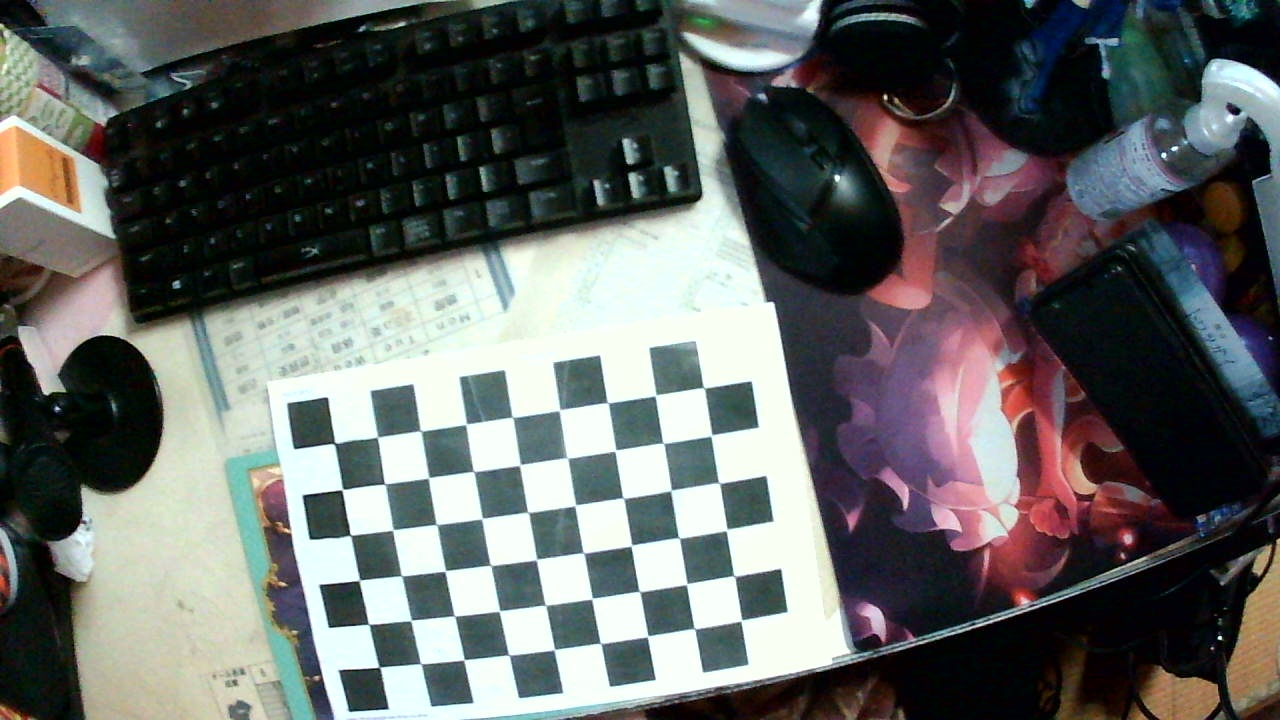
//> input picture build/calibrate_img/left/000000.jpg, 1280 x 720 px
$ ./test_pm   (built with g++ and OpenCV 4)
//> lines starting //> are read from the running program, lines starting //| are printed output that depends on the picture
#include <opencv2/opencv.hpp>

#include <cstdio>
#include <iostream>
#include <fstream>
#include <stdio.h>
#include <stdlib.h>
#include <time.h>
#include <unistd.h>
#include <vector>
#include <omp.h>
#include <time.h>
#include <numeric>
#include <algorithm>
#include <thread>
#include <mutex>
#include <condition_variable>
#include <deque>
#include <functional>
#include <random>
#include <filesystem>
#include <chrono>
#include <boost/property_tree/ptree.hpp>
#include <boost/property_tree/xml_parser.hpp>
#include <boost/foreach.hpp>
#include <boost/lexical_cast.hpp>

#define USE_OPENMP
#if defined(_OPENMP) && defined(USE_OPENMP)
#ifdef _WIN32
#define OMP_PARALLEL_FOR __pragma(omp parallel for)
#else
#define OMP_PARALLEL_FOR _Pragma("omp parallel for")
#endif
#else
#define OMP_PARALLEL_FOR
#endif

#if _DEBUG
#pragma comment(lib, "opencv_core248d.lib")
#pragma comment(lib, "opencv_highgui248d.lib")
#pragma comment(lib, "opencv_imgproc248d.lib")
#pragma comment(lib, "opencv_contrib248d.lib")
#pragma comment(lib, "opencv_calib3d248d.lib")
#pragma comment(lib, "opencv_features2d248d.lib")
#pragma comment(lib, "opencv_nonfree248d.lib")
#else
#pragma comment(lib, "opencv_core248.lib")
#pragma comment(lib, "opencv_highgui248.lib")
#pragma comment(lib, "opencv_imgproc248.lib")
#pragma comment(lib, "opencv_contrib248.lib")
#pragma comment(lib, "opencv_calib3d248.lib")
#pragma comment(lib, "opencv_features2d248.lib")
#pragma comment(lib, "opencv_nonfree248.lib")
#endif

std::string dir = "images/Tsukuba0";
std::string tag = ".jpg";

int DB_dir_num = 0;
int Cam_dir_num = 2;

/*
    Width   Height
    4032    2268
    1280    720
    1024    576
    896     504
    768     432
    640     360
    512     288
    384     216
*/

const int WIDTH = 1280; // 1280 896
const int HEIGHT = 720; // 720 504
int D_MAG = 15;         // H = 距離ｘ倍率(H<150)  ex) 最長距離を10mにしたければ倍率を15にすればよい
static std::mutex m;

int FOCUS = 24;                                                // 焦点 mm
float IS_WIDTH = 4.8;                                          // 撮像素子の横 1/3レンズなら4.8mm
float IS_HEIGHT = 3.6;                                         // 撮像素子の縦 1/3レンズなら3.6mm
float PXL_WIDTH = (IS_WIDTH / WIDTH);                          // 1pixelあたりの横の長さ mm
float PXL_HEIGHT = (IS_HEIGHT / HEIGHT);                       // 1pixelあたりの縦の長さ mm
int CAM_DIS = 10;                                              // カメラ間の距離 10cm
double D_CALI = (FOCUS * (CAM_DIS * 10)) / (PXL_WIDTH * 1000); // 距離を求めるのに必要な定数項 mで換算 式(焦点(mm) * カメラ間距離(cm))/(1pixel長(mm)*画像内の距離)

const int NTSS_GRAY = 0;
const int NTSS_RGB = 1;

const int WIN_SIZE = 5;

const int L2R = -1;
const int R2L = 1;
const int STEREO_MATCH_MODE = L2R;

const int SEARCH_RANGE = 128;

const int COLOR_MODE = NTSS_GRAY;

const int DO_ILBP = 1;

std::vector<int> UNIFORMED_LUT(256, 0);

/*
    test data
    images/20231231/left/004567.jpg
    images/20240220/left/000036.jpg
    images/20240327/left/000339.jpg
    images/test_img/left.JPG
*/
const std::string LEFT_IMG = "images/20240220/left/000000.jpg";
const std::string RIGHT_IMG = "images/20240220/right/000000.jpg";

void print_elapsed_time(clock_t begin, clock_t end)
{
    float elapsed = (float)(end - begin) / CLOCKS_PER_SEC;
    printf("Elapsed Time: %15.15f sec\n", elapsed);
}

// ブロックマッチングに使うかもしれない構造体
class BM
{
public:
    int x;
    int y;
    int sum;

public:
    BM()
    {
    }

public:
    BM(const int origin_x, const int origin_y, const int s)
    {
        x = origin_x;
        y = origin_y;
        sum = s;
    }

public:
    BM(const BM &BM)
    {
        x = BM.x;
        y = BM.y;
        sum = BM.sum;
    }

public:
    // [5 lines left out: function get_ELEMENTS, not called in this run]
};

// ブロックマッチングの結果を保持するマルチスレッド用のクラス
class BLOCK_MATCHING
{
public:
    int origin_x, origin_y;
    double depth;

public:
    // [13 lines left out: functions BLOCK_MATCHING, BLOCK_MATCHING, not called in this run]

public:
    // [5 lines left out: function get_ELEMENTS, not called in this run]
};

struct CORRES
{
    int x;
    int y;
    int SAD;
};

struct POSITION
{
    int x;
    int y;
};

struct RESULT_SIM_BM
{
    int x;
    int y;
    int SAD;
    double depth;
};

struct DEPTH_MAT
{
    std::vector<std::vector<RESULT_SIM_BM>> conv_map;
    cv::Mat depth;
};

// マウス入力用のパラメータ
struct mouseParam
{
    int x;
    int y;
    int event;
    int flags;
};

// コールバック関数
// [9 lines left out: function CallBackFunc, not called in this run]

int LBP_filter[3][3] = {{64, 32, 16},
                        {128, 0, 8},
                        {1, 2, 4}};

// [27 lines left out: function cvt_LBP, not called in this run]

void cvt_ILBP(const cv::Mat &src, cv::Mat &dst)
{
    cv::Mat lbp = cv::Mat(src.rows, src.cols, CV_8UC1);
    lbp = cv::Scalar::all(0);
    cv::Mat padsrc;
    // cv::cvtColor(padsrc, padsrc, cv::COLOR_BGR2GRAY);
    copyMakeBorder(src, padsrc, 1, 1, 1, 1, cv::BORDER_REPLICATE);

    // cv::imshow("first", src);
    // cv::imshow("third", lbp);

    int ave = 0;
    for (int x = 1; x < padsrc.cols - 1; x++)
    {
        for (int y = 1; y < padsrc.rows - 1; y++)
        {
            for (int i = 0; i < 3; i++)
            {
                for (int j = 0; j < 3; j++)
                {
                    ave += (int)padsrc.at<unsigned char>(y - 1 + j, x - 1 + i);
                }
            }
            ave /= 8;
            for (int i = 0; i < 3; i++)
            {
                for (int j = 0; j < 3; j++)
                {
                    // std::cout << ave << " " << (int)padsrc.at<unsigned char>(y - 1 + j, x - 1 + i) <<std::endl;
                    if (padsrc.at<unsigned char>(y - 1 + j, x - 1 + i) >= ave)
                        lbp.at<unsigned char>(y - 1, x - 1) += LBP_filter[i][j];
                }
            }
            for (int i = 0; i < 3; i++)
            {
                for (int j = 0; j < 3; j++)
                {
                    // std::cout << ave << " " << (int)padsrc.at<unsigned char>(y - 1 + j, x - 1 + i) <<std::endl;
                    lbp.at<unsigned char>(y - 1, x - 1) = UNIFORMED_LUT[lbp.at<unsigned char>(y - 1, x - 1)];
                    // std::cout << (int)lbp.at<unsigned char>(y - 1, x - 1) << std::endl;
                }
            }
        }
    }
    dst = lbp.clone();
    // cv::imshow("second", lbp);
}

void make_LUT(std::vector<int> &lut)
{
    std::cout << "make_LUT start" << std::endl;
    std::ifstream ifs("tools/Uniformed_LBP_Table.txt");
    std::string str;
    int count = 0;
    if (ifs.fail())
    {
        std::cout << "not lut file" << std::endl;
        return;
    }

    while (getline(ifs, str))
    {
        lut[count] = atoi(str.c_str());
        if (lut[count] != 0)
        {
            double dist = 255 / 35;
            lut[count] = dist * lut[count];
        }
        count++;
    }
    std::cout << "make_LUT end" << std::endl;
}
// シンプルなブロックマッチング グレースケール
// [117 lines left out: function sim_BM, not called in this run]

RESULT_SIM_BM sim_rBM(const cv::Mat &block, const cv::Mat &src, int origin_x, int origin_y, int mode, int LorR)
{
    RESULT_SIM_BM result = {0, 0, -1, 0};
    int debug = 0;
    if (debug == 1)
        std::cout << "start sim_BM" << std::endl;

    cv::Mat rect = src.clone();
    std::vector<BM> match_Result;
    int dist;
    double depth;
    int BM_size = 0;
    int sum = 0;
    int start_y = origin_y + 10;

    int start_x = 0;
    int search_range = 0;
    int end_lange = 0;

    int count = 0;

    /*
    if (DO_ILBP == 1)
    {
        for (int x = 0; x < block.cols; x++)
        {
            for (int y = 0; y < block.rows; y++)
            {
                if (block.at<unsigned char>(y, x) == 0)
                    count++;
            }
        }
    }
    if(debug == 1){
        std::cout << count << std::endl;
    }
    if (count >= 4)
        return result;
    //*/

    if (LorR == L2R)
    {
        start_x = origin_x - 0;
        search_range = WIDTH / 2;
    }
    else if (LorR == R2L)
    {
        start_x = origin_x - WIDTH / 2;
        search_range = 0;
    }
    end_lange = origin_x + search_range;

    if (start_x < 0)
        start_x = 0;
    if (end_lange > src.cols)
        end_lange = src.cols - WIN_SIZE;

    for (int x = start_x; x < end_lange; x += 1)
    {
        for (int y = start_y; y < start_y + (0) + 1; y++)
        {
            if (x < src.cols)
            {
                // std::cout << "matching search point (" << x << " " << y << ")" << std::endl;
                //  match_Result.resize(BM_size + 1);
                //  match_Result[BM_size].x = x;
                //  match_Result[BM_size].y = y;

                // std::cout << "start block matching" << std::endl;
                /*
                rect.copyTo(src);
                rect.convertTo(rect, CV_8UC3);
                cv::rectangle(rect, cv::Point(x, y), cv::Point(x + block.cols, y + block.rows), cv::Scalar(255, 0, 0), 1);
                cv::imshow("dd", rect);
                const int key = cv::waitKey(10);
                //*/
                for (int i = 0; i < block.cols; i++)
                {
                    for (int j = 0; j < block.rows; j++)
                    {
                        if (x + i >= 0 && y + j >= 0 && y + j < src.rows && x + i < src.cols)
                        {
                            // std::cout << x + i << " " << y + j << " " << (int)src.at<unsigned char>(y + j, x + i) << " " << (int)block.at<unsigned char>(j, i) << std::endl;
                            if (mode == NTSS_GRAY)
                            {
                                sum += abs(src.at<unsigned char>(y + j, x + i) - block.at<unsigned char>(j, i));
                            }
                            else if (mode == NTSS_RGB)
                            {
                                sum += abs(src.at<cv::Vec3b>(y + j, x + i)[0] - block.at<cv::Vec3b>(j, i)[0]) + abs(src.at<cv::Vec3b>(y + j, x + i)[1] - block.at<cv::Vec3b>(j, i)[1]) + abs(src.at<cv::Vec3b>(y + j, x + i)[2] - block.at<cv::Vec3b>(j, i)[2]);
                            }
                        }
                    }
                }
                // match_Result[BM_size].sum = sum;
                match_Result.push_back(BM(x, y, sum));
                // std::cout << "sum " << sum << std::endl;
                sum = 0;
                BM_size++;
            }
        }
    }
    std::sort(match_Result.begin(), match_Result.end(), [](const BM &alpha, const BM &beta)
              { return alpha.sum < beta.sum; });
    /*
    std::string file = "logs/stereo/" + std::to_string(origin_x) + "x" + std::to_string(origin_y) + ".txt";
    std::cout << file << std::endl;
    std::ofstream ofs(file);
    for(int i = 0; i< match_Result.size(); i++){
        ofs << match_Result[i].x << ", " << match_Result[i].y << ", " << match_Result[i].sum << "\n";
    }
    ofs.close();
    */
    if (debug == 1)
    {
        std::cout << "origin point (" << origin_x << " " << origin_y << ") matching point (" << match_Result[0].x << " " << match_Result[0].y << ") " << match_Result[0].sum << " " << match_Result.size();

        dist = sqrt(abs((origin_x - match_Result[0].x) * (origin_x - match_Result[0].x) + (origin_y - match_Result[0].y) * (origin_y - match_Result[0].x)));
        // if (debug == 1)
        std::cout << " distance = " << dist;

        depth = D_CALI / dist;
        // if (debug == 1)
        std::cout << " depth = " << depth << std::endl;
    }

    if (match_Result.empty() != 1)
    {
        result.x = match_Result[0].x;
        result.y = match_Result[0].y;
        result.SAD = match_Result[0].sum;
        // result.depth = depth;
    }

    return result;
}

// 深度マップから元画像ないの特定の距離のものを抽出する。
// [211 lines left out: functions get_depth, block_Matching, not called in this run]

void block_Matching(cv::Mat &block, const cv::Mat &src, std::vector<std::vector<RESULT_SIM_BM>> &conv_map, int block_size, int mode, int LorR)
{
    int debug = 0;
    int debug_img = 0;

    std::vector<int> time;
    std::vector<BLOCK_MATCHING> vec_bm;
    cv::Mat depth_map = cv::Mat(block.rows, block.cols, CV_8UC3);
    depth_map = cv::Scalar::all(0);
    cv::Mat depth_map_HSV = depth_map.clone();
    int b_size = block_size;
    if (b_size % 2 != 1)
        b_size++;

    int depth_H = 0;
    int x_count = 0;
    int y_count = 0;

    RESULT_SIM_BM result = {0, 0, 0, 0};

    clock_t begin = clock();

    // シングルスレッド
    ///*
    std::cout << "single thread" << std::endl;

    int i = 0;
    int j = 0;

    OMP_PARALLEL_FOR
#pragma omp private(depth_H, result, block, src, conv_map, x, y, i, j)
    for (int x = 0; x < conv_map.size(); x++)
    {
        for (int y = 0; y < conv_map[x].size(); y++)
        {
            if (y + b_size / 2 < block.rows && x + b_size / 2 < block.cols)
            {
                /*
                std::cout << "block ( y = " << b_size * (y) << " -> " << b_size * (y + 1) - 1 << ", "
                          << "x = " << b_size * (x) << " -> " << b_size * (x + 1) - 1 << ")" << std::endl;
                //*/
                conv_map[x][y] = sim_rBM(block(cv::Range(b_size * (y), b_size * (y + 1) - 1), cv::Range(b_size * (x), b_size * (x + 1) - 1)), src, b_size * (x), b_size * (y), COLOR_MODE, LorR);
                // std::cout << "now debug" << x << " " << y << " " << conv_map[x][y].x << std::endl;
                //  vec_bm.push_back(BLOCK_MATCHING(x, y, result.depth));
                //  conv_map[x][y].x = result.x;
                //  conv_map[x][y].y = result.y;
                //  conv_map[x][y].SAD = result.SAD;
            }
        }
    }
    clock_t end = clock();
    print_elapsed_time(begin, end);
}

// [675 lines left out: functions opticalflow_Initialize, opticalflow_Random_Search, opticalflow_Propagation, opticalflow_Propagation, make_Random_Map, make_Random_Map and 1 more, not called in this run]

void conv_map_to_depth_map(std::vector<std::vector<RESULT_SIM_BM>> &conv_map, cv::Mat &block, cv::Mat &dst)
{
    int depth_H = 0;
    double dist = 0;
    double depth = 0;
    int half_win = WIN_SIZE / 2;
    int div = WIN_SIZE / 2 + 1;
    cv::Mat depth_img = cv::Mat(block.rows, block.cols, CV_8UC3);
    for (int i = 0; i < block.cols / WIN_SIZE; i++)
    {
        for (int j = 0; j < block.rows / WIN_SIZE; j++)
        {
            if (conv_map[i][j].SAD == -1)
            {
                for (int bx = -1; bx <= 1; bx++)
                {
                    for (int by = -1; by <= 1; by++)
                    {
                        depth_img.at<cv::Vec3b>(3 * (j + 1) - 2 + by, 3 * (i + 1) - 2 + bx) = cv::Vec3b(0, 0, 0);
                    }
                }
            }
            else
            {
                dist = sqrt((WIN_SIZE * (i + 1) - div - conv_map[i][j].x) * (WIN_SIZE * (i + 1) - div - conv_map[i][j].x) + (WIN_SIZE * (j + 1) - div - conv_map[i][j].y) * (WIN_SIZE * (j + 1) - div - conv_map[i][j].y));
                // std::cout << 3 * (i + 1) - 2 << " " << conv_map[i][j].x << " " << 3 * (j + 1) - 2 << " " << conv_map[i][j].y << " " << dist << "    ->    ";
                depth = D_CALI / dist;
                // std::cout << depth << "    ->    ";
                depth_H = depth * D_MAG;
                if (depth_H > 150)
                    depth_H = 150;
                if (depth_H < 0)
                    depth_H = 0;
                // std::cout << depth_H << "\n";
                //  cv::rectangle(dst, cv::Point(3 * (i), 3 * (j)), cv::Point(3 * (i + 1) - 1, 3 * (j + 1) - 1), cv::Scalar(depth_H, 255, 255), cv::FILLED);
                ///*
                for (int bx = -half_win; bx <= half_win; bx++)
                {
                    for (int by = -half_win; by <= half_win; by++)
                    {
                        if (block.at<unsigned char>(WIN_SIZE * (j + 1) - div + by, WIN_SIZE * (i + 1) - div + bx) != 0)
                        {
                            depth_img.at<cv::Vec3b>(WIN_SIZE * (j + 1) - div + by, WIN_SIZE * (i + 1) - div + bx) = cv::Vec3b(depth_H, 255, 255);
                            conv_map[i][j].depth = depth;
                        }
                        else
                        {
                            depth_img.at<cv::Vec3b>(WIN_SIZE * (j + 1) - div + by, WIN_SIZE * (i + 1) - div + bx) = cv::Vec3b(0, 0, 0);
                            conv_map[i][j].depth = 0;
                        }
                    }
                }
                //*/
                // std::cout << "(" << 3 * (i + 1) - 2 << ", " << 3 * (j + 1) - 2 << ") " << conv_map[i][j].x << " " << conv_map[i][j].y << " " << conv_map[i][j].SAD << " " << depth_H << "\n";
            }
        }
    }
    cv::cvtColor(depth_img, dst, cv::COLOR_HSV2BGR);
}

// [35 lines left out: functions Outlier_Rejection, debug_matching_point, not called in this run]

void check_pixel(cv::Mat &src)
{
    std::string location_path = "logs/patch_match/pixel.txt";
    std::ofstream outputfile(location_path);

    for (int x = WIN_SIZE / 2; x < src.cols; x += WIN_SIZE)
    {
        for (int y = WIN_SIZE / 2; y < src.rows; y += WIN_SIZE)
        {
            for (int by = -1; by < 2; by++)
            {
                for (int bx = -1; bx < 2; bx++)
                {
                    if (COLOR_MODE == NTSS_GRAY)
                        outputfile << (int)src.at<unsigned char>(y + by, x + bx) << "\t";
                    else if (COLOR_MODE == NTSS_RGB)
                        outputfile << src.at<cv::Vec3b>(y + by, x + bx) << "\t";
                }
                outputfile << "\n";
            }
            outputfile << "\n\n";
        }
    }
    outputfile.close();
}

// [92 lines left out: functions rectAngle, opticalflow_PM, not called in this run]

void opticalflow_BM(cv::Mat &block, cv::Mat &src, DEPTH_MAT &dst, int block_size, int mode, int LorR)
{
    /*
    block       深度推定したい画像
    src         対応を探したい画像
    dst         深度マップを出力する画像
    block_size  探索フレームのサイズ基本3x3
    mode        グレースケールorカラー
    LorR        左から右か右から左
*/

    dst.depth = cv::Mat(block.rows, block.cols, CV_8UC3);
    std::cout << "start opticalflow_PM" << std::endl;
    cv::Mat frame = block.clone();
    cv::Mat frame2 = src.clone();
    if (block.cols % WIN_SIZE != 0 || block.rows % WIN_SIZE != 0)
    {
        cv::Mat padblock, padsrc;
        int r = 0;
        int l = 0;

        if (block.cols % block_size != 0)
            r = block_size - block.cols % block_size;

        if (block.rows % block_size != 0)
            l = block_size - block.rows % block_size;
        // 1280x720 -> 1281x720 1281 can devide by 3.
        copyMakeBorder(block, padblock, 0, l, 0, r, cv::BORDER_REPLICATE);
        copyMakeBorder(src, padsrc, 0, l, 0, r, cv::BORDER_REPLICATE);
        frame = padblock.clone();
        frame2 = padsrc.clone();
    }
    // std::vector<std::vector<CORRES>> conv_map(frame.cols / block_size, (std::vector<CORRES>(frame.rows / block_size, {0, 0, 0})));
    std::vector<std::vector<RESULT_SIM_BM>> conv_map(frame.cols / block_size, (std::vector<RESULT_SIM_BM>(frame.rows / block_size, {0, 0, 0, 0})));

    std::cout << "frame size : " << frame.size() << std::endl;
    std::cout << "frame2 size : " << frame2.size() << std::endl;
    std::cout << "conv_map size :  [" << conv_map.size() << ", " << conv_map[0].size() << "]" << std::endl;
    int conv_map_cols = frame.cols / block_size;
    int conv_map_rows = frame.rows / block_size;

    block_Matching(frame, frame2, conv_map, WIN_SIZE, COLOR_MODE, L2R);

    conv_map_to_depth_map(conv_map, frame, dst.depth);
    cv::imshow("test1", dst.depth);

    for (int i = 0; i < 0; i++)
    {
        opticalflow_Propagation(conv_map, frame, conv_map_cols, conv_map_rows, i);
        conv_map_to_depth_map(conv_map, frame, dst.depth);
        cv::imshow("test2", dst.depth);
        cv::waitKey(1000);
    }

    dst.conv_map = conv_map;
    // Outlier_Rejection(dst, block);

    // debug_matching_point(conv_map, frame2);
    // get_depth(dst, dst, block);
}

void test_PM()
{
    int debug = 1;
    cv::Mat left = cv::imread(LEFT_IMG, COLOR_MODE);
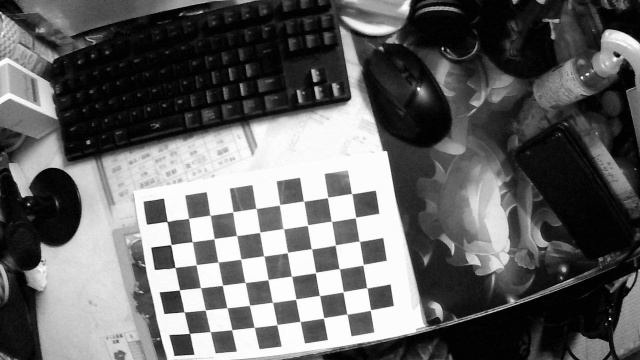
//> left: 720 rows x 1280 cols, CV_8UC1 (shown at 1/2 size); min 0, max 255, mean 99.6
    cv::Mat right = cv::imread(RIGHT_IMG, COLOR_MODE);
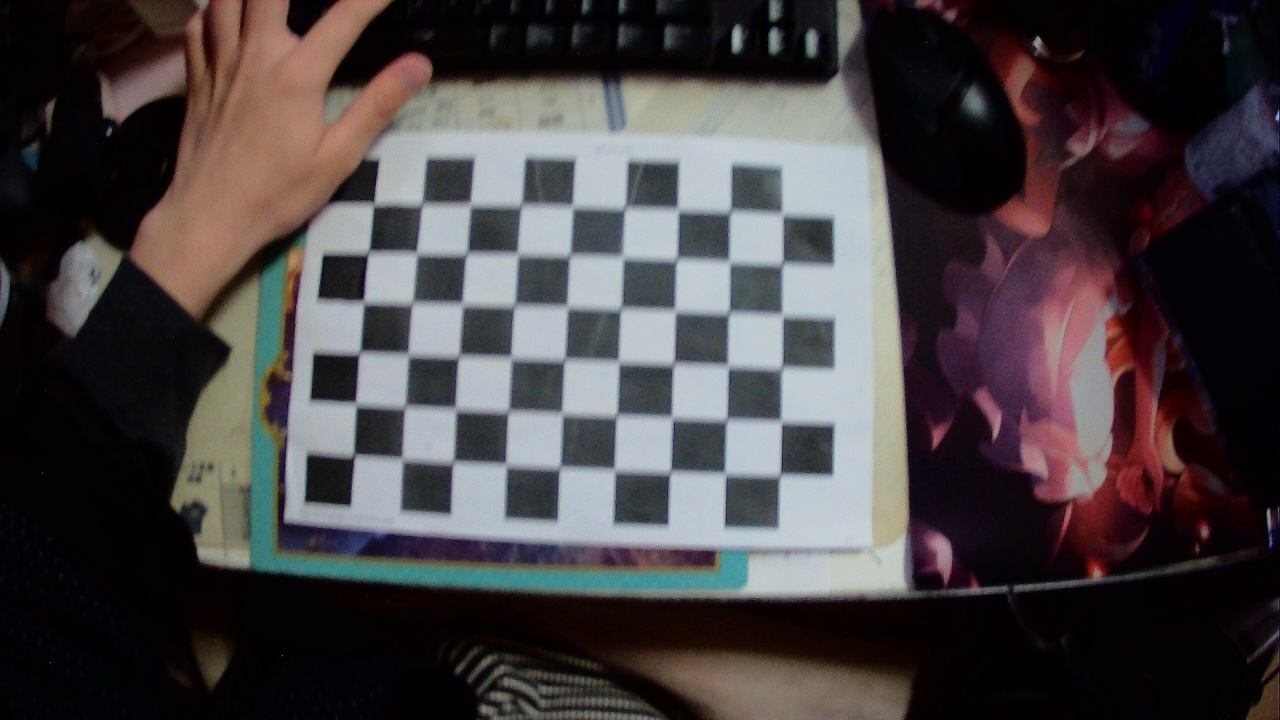
//> input picture build/calibrate_img/right/000000.jpg, 1280 x 720 px
    if (left.empty() == 1)
    {
        return;
    }
    if (right.empty() == 1)
    {
        return;
    }

    DEPTH_MAT dst;
    std::chrono::system_clock::time_point start, fin;
    clock_t begin = clock();
    start = std::chrono::system_clock::now();

    // cv::resize(left, left, cv::Size(WIDTH, HEIGHT));
    // cv::resize(right, right, cv::Size(WIDTH, HEIGHT));

    if (DO_ILBP == 1)
    {
        cvt_ILBP(left, left);
//> (the rest of the program and of its run is left out)
